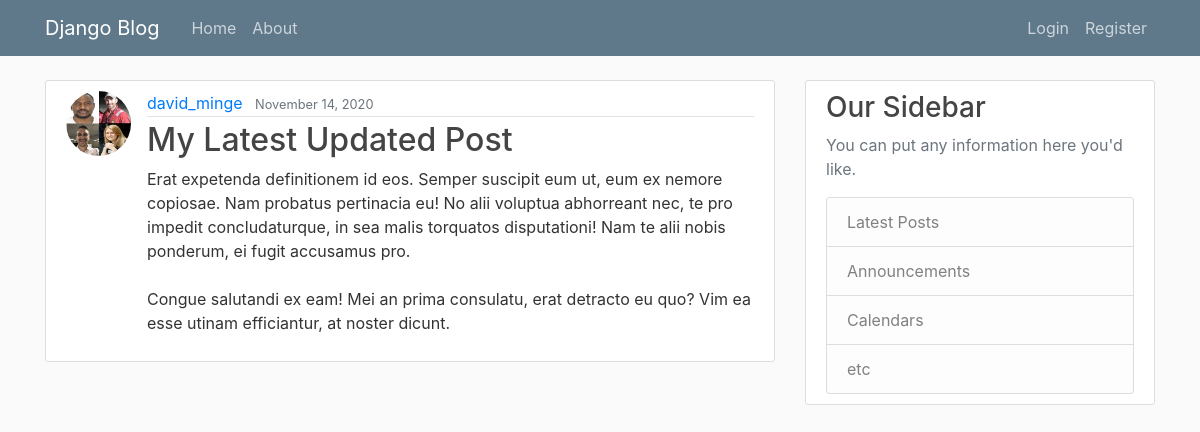
Page /post/56/ on the committed database.
### blog/models.py (models this page shows, shortened)
class Post(models.Model):
    title = models.CharField(max_length=100)
    content = models.TextField()
    date_posted = models.DateTimeField(default=timezone.now)
    author = models.ForeignKey(User, on_delete=models.CASCADE)

### users/models.py (models this page shows, shortened)
class Profile(models.Model):
    user = models.OneToOneField(User, on_delete=models.CASCADE)
    image = models.ImageField(default='default.jpg', upload_to='profile_pics')

### blog/views.py (the view)
# urls.py: path('post/<int:pk>/', PostDetailView.as_view(), name='post-detail'),
class PostDetailView(DetailView):
    model = Post

### blog/templates/blog/post_detail.html (shortened to what this page needs)
{% extends 'blog/base.html' %}
{% block content %}
  <article class="media content-section">
    <img class="rounded-circle article-img" src="{{ post.author.profile.image.url }}" alt="">
    <div class="media-body">
      <div class="article-metadata">
        <a class="mr-2" href="{% url 'user-posts' object.author.username %}">{{ object.author }}</a>
        <small class="text-muted">{{ object.date_posted|date:'F d, Y' }}</small>
      </div>
      <h2 class="article-title">{{ object.title }}</h2>
      <p class="article-content">{{ object.content }}</p>
    </div>
  </article>
{% endblock content %}</h1>

### blog/static/blog/main.css (style rules this page uses)
body { background: #fafafa; color: #333333; margin-top: 5rem; }
h1, h2, h3, h4, h5, h6 { color: #444444; }
.content-section { background: #ffffff; padding: 10px 20px; border: 1px solid #dddddd; border-radius: 3px; margin-bottom: 20px; }
.article-title { color: #444444; }
.article-content { white-space: pre-line; }
.article-img { height: 65px; width: 65px; margin-right: 16px; }
.article-metadata { padding-bottom: 1px; margin-bottom: 4px; border-bottom: 1px solid #e3e3e3 }

### rows in the picture
Post: author.profile.image (picture), author "david_minge", date_posted "November 14, 2020", title "My Latest Updated Post", content "Erat expetenda definitionem id eos. Semper suscipit eum ut, eum ex nemore copiosae. Nam probatus pertinacia eu! No alii voluptua abhorreant nec, te pro impedit concludaturque, in sea malis torquatos disputationi! Nam te alii nobis ponderum, ei fugit accusamus pro. Congue salutandi ex eam! Mei an prima consulatu, erat detracto eu quo? Vim ea esse utinam efficiantur, at noster dicunt."
